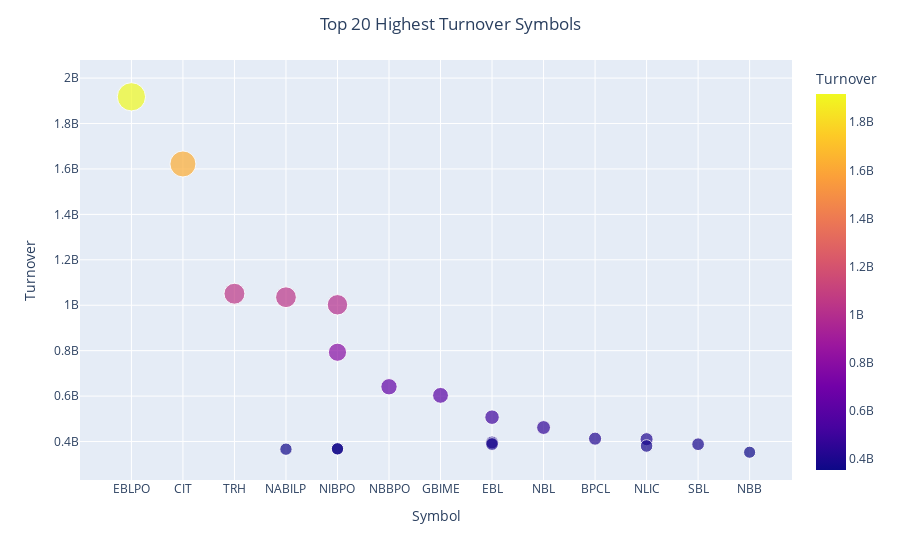

Notebook code for this chart:
### Code cell
fig=px.scatter(df1,x='Symbol',
              y='Turnover',
               color='Turnover',
               size='Turnover'
              )
fig.update_layout(title="Top 20 Highest Turnover Symbols",
                 title_x=.5)

fig.show()

### Figure 1 — Plotly figure (JSON) as saved in the notebook; plotly's stock layout.template omitted (floating-point values rounded to 4 significant figures)
{"data": [{"hovertemplate": "Symbol=%{x}<br>Turnover=%{marker.color}<extra></extra>", "legendgroup": "", "marker": {"color": [1917639375, 1621992315, 1050687120, 1035316360, 1001994345, 793075635, 641082640, 603163730, 507228959, 461587140, 412605290, 410399388, 396263727, 388907805, 388154835, 380364048, 368495712, 367621440, 366270660, 352910459], "coloraxis": "coloraxis", "size": [1917639375, 1621992315, 1050687120, 1035316360, 1001994345, 793075635, 641082640, 603163730, 507228959, 461587140, 412605290, 410399388, 396263727, 388907805, 388154835, 380364048, 368495712, 367621440, 366270660, 352910459], "sizemode": "area", "sizeref": 4794000.0, "symbol": "circle"}, "mode": "markers", "name": "", "orientation": "v", "showlegend": false, "type": "scatter", "x": ["EBLPO", "CIT", "TRH", "NABILP", "NIBPO", "NIBPO", "NBBPO", "GBIME", "EBL", "NBL", "BPCL", "NLIC", "EBL", "EBL", "SBL", "NLIC", "NIBPO", "NIBPO", "NABILP", "NBB"], "xaxis": "x", "y": [1917639375, 1621992315, 1050687120, 1035316360, 1001994345, 793075635, 641082640, 603163730, 507228959, 461587140, 412605290, 410399388, 396263727, 388907805, 388154835, 380364048, 368495712, 367621440, 366270660, 352910459], "yaxis": "y"}], "layout": {"coloraxis": {"colorbar": {"title": {"text": "Turnover"}}, "colorscale": [[0, "#0d0887"], [0.1111, "#46039f"], [0.2222, "#7201a8"], [0.3333, "#9c179e"], [0.4444, "#bd3786"], [0.5556, "#d8576b"], [0.6667, "#ed7953"], [0.7778, "#fb9f3a"], [0.8889, "#fdca26"], [1, "#f0f921"]]}, "legend": {"itemsizing": "constant", "tracegroupgap": 0}, "margin": {"t": 60}, "title": {"text": "Top 20 Highest Turnover Symbols", "x": 0.5}, "xaxis": {"anchor": "y", "domain": [0, 1], "title": {"text": "Symbol"}}, "yaxis": {"anchor": "x", "domain": [0, 1], "title": {"text": "Turnover"}}}}
